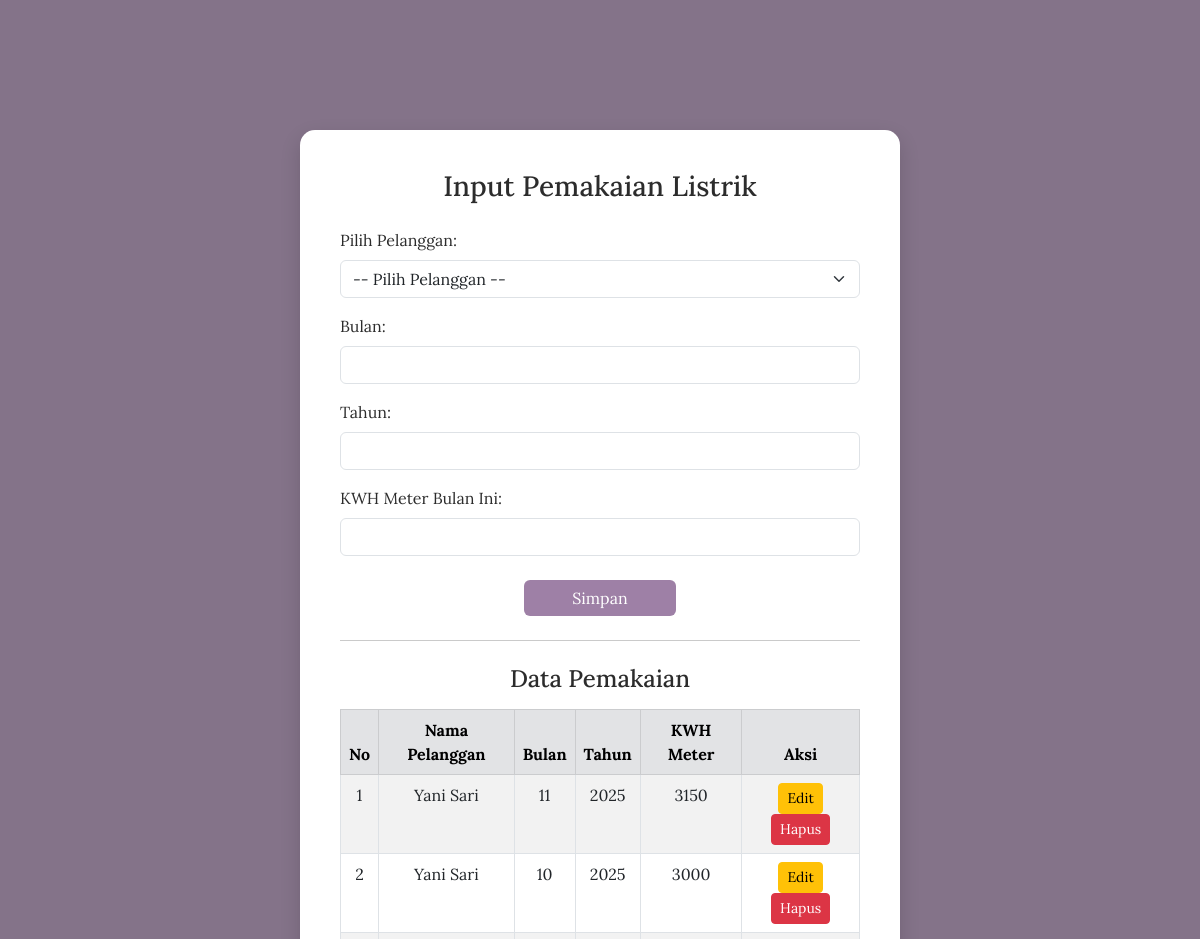
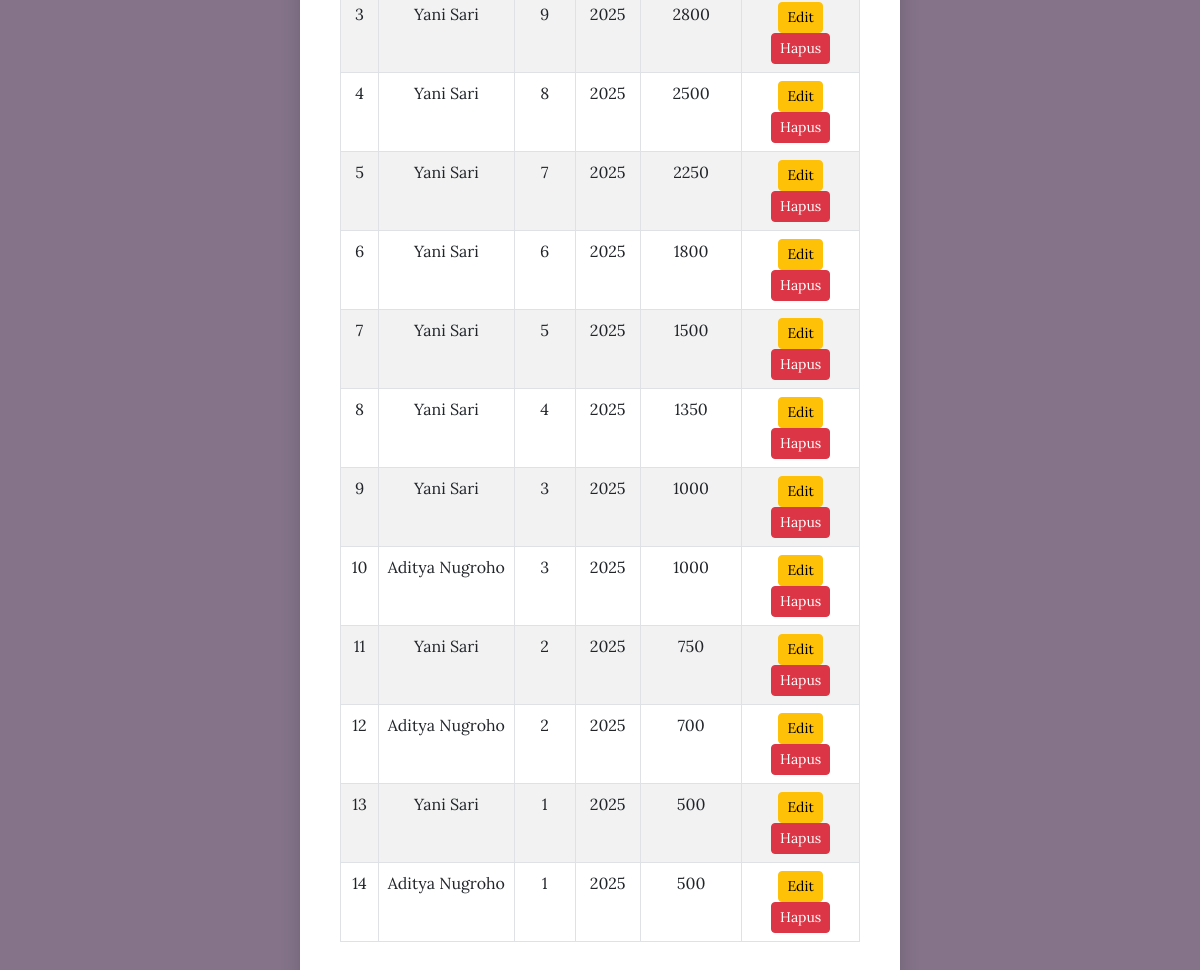
/input_penggunaan.php (signed in), run on the app's committed database (2 pictures, top to bottom).
### tables this page shows
CREATE TABLE `penggunaan` (
  `id_penggunaan` int(11) NOT NULL,
  `id_pelanggan` int(11) DEFAULT NULL,
  `bulan` int(11) DEFAULT NULL,
  `tahun` int(11) DEFAULT NULL,
  `kwh_meter` int(11) DEFAULT NULL
);

CREATE TABLE `pelanggan` (
  `id_pelanggan` int(11) NOT NULL,
  `nama_pelanggan` varchar(100) DEFAULT NULL,
  `alamat` varchar(100) DEFAULT NULL,
  `daya` int(11) DEFAULT NULL,
  `id_user` int(11) DEFAULT NULL
);

### input_penggunaan.php (the view, shortened to what this page needs)
<?php
include "koneksi.php";
?>
<!DOCTYPE html>
<html lang="id">
<head>
    <link href="https://cdn.jsdelivr.net/npm/bootstrap@5.3.0/dist/css/bootstrap.min.css" rel="stylesheet">
</head>
<body>
    <div class="d-flex justify-content-center align-items-start min-vh-100" style="padding-top: 130px;">
        <div class="form-box">
            <h3 class="text-center mb-4">Input Pemakaian Listrik</h3>
            <form method="post" action="">
                <div class="mb-3">
                    <label class="form-label">Pilih Pelanggan:</label>
                    <select class="form-select" name="id_pelanggan" required>
                        <option value="" disabled selected>-- Pilih Pelanggan --</option>
                    </select>
                </div>
                <div class="mb-3">
                    <label class="form-label">Bulan:</label>
                    <input type="number" name="bulan" min="1" max="12" class="form-control" required>
                </div>
                <div class="mb-3">
                    <label class="form-label">Tahun:</label>
                    <input type="number" name="tahun" class="form-control" required>
                </div>
                <div class="mb-4">
                    <label class="form-label">KWH Meter Bulan Ini:</label>
                    <input type="number" name="kwh_meter" class="form-control" required>
                </div>
                <div class="text-center">
                    <button type="submit" name="simpan" class="btn btn-custom px-5">Simpan</button>
                </div>
            </form>
            <hr class="my-4">
            <h4 class="text-center mb-3">Data Pemakaian</h4>
            <div class="table-responsive">
                <table class="table table-bordered table-striped table-hover bg-white text-dark">
                    <thead>
                        <tr class="table-secondary text-center">
                            <th>No</th>
                            <th>Nama Pelanggan</th>
                            <th>Bulan</th>
                            <th>Tahun</th>
                            <th>KWH Meter</th>
                            <th>Aksi</th>
                        </tr>
                    </thead>
                    <tbody>
                        <?php
                        $no = 1;
                        $query = mysqli_query($koneksi, "SELECT penggunaan.*, pelanggan.nama_pelanggan
                            FROM penggunaan
                            JOIN pelanggan ON penggunaan.id_pelanggan = pelanggan.id_pelanggan
                            ORDER BY tahun DESC, bulan DESC");
                        while ($data = mysqli_fetch_assoc($query)) {
                            echo "<tr class='text-center'>
                                    <td>{$no}</td>
                                    <td>{$data['nama_pelanggan']}</td>
                                    <td>{$data['bulan']}</td>
                                    <td>{$data['tahun']}</td>
                                    <td>{$data['kwh_meter']}</td>
                                    <td>
                                        <a href='edit_penggunaan.php?id={$data['id_penggunaan']}' class='btn btn-sm btn-warning'>Edit</a>
                                        <a href='hapus_penggunaan.php?id={$data['id_penggunaan']}' class='btn btn-sm btn-danger' onclick=\"return confirm('Yakin hapus data ini?')\">Hapus</a>
                                    </td>
                                </tr>";
                            $no++;
                        }
                        ?>
                    </tbody>
                </table>
            </div>
        </div>
    </div>
</body>
</html>

### input_penggunaan.php (style rules this page uses)
body { font-family: 'Lora', serif; background-color: #847389; color: #fff; }
.form-box { background-color: #fff; color: #2c2c2c; border-radius: 15px; padding: 40px; box-shadow: 0 8px 20px rgba(0, 0, 0, 0.15); width: 100%; max-width: 600px; }
.btn-custom { background-color: #9e80a6; color: #fff; border: none; }

### data on the page
penggunaan: id_pelanggan.nama_pelanggan "Yani Sari", bulan "11", tahun "2025", kwh_meter "3150"
penggunaan: id_pelanggan.nama_pelanggan "Yani Sari", bulan "10", tahun "2025", kwh_meter "3000"
penggunaan: id_pelanggan.nama_pelanggan "Yani Sari", bulan "9", tahun "2025", kwh_meter "2800"
penggunaan: id_pelanggan.nama_pelanggan "Yani Sari", bulan "8", tahun "2025", kwh_meter "2500"
penggunaan: id_pelanggan.nama_pelanggan "Yani Sari", bulan "7", tahun "2025", kwh_meter "2250"
penggunaan: id_pelanggan.nama_pelanggan "Yani Sari", bulan "6", tahun "2025", kwh_meter "1800"
penggunaan: id_pelanggan.nama_pelanggan "Yani Sari", bulan "5", tahun "2025", kwh_meter "1500"
penggunaan: id_pelanggan.nama_pelanggan "Yani Sari", bulan "4", tahun "2025", kwh_meter "1350"
penggunaan: id_pelanggan.nama_pelanggan "Yani Sari", bulan "3", tahun "2025", kwh_meter "1000"
penggunaan: id_pelanggan.nama_pelanggan "Aditya Nugroho", bulan "3", tahun "2025", kwh_meter "1000"
penggunaan: id_pelanggan.nama_pelanggan "Yani Sari", bulan "2", tahun "2025", kwh_meter "750"
penggunaan: id_pelanggan.nama_pelanggan "Aditya Nugroho", bulan "2", tahun "2025", kwh_meter "700"
penggunaan: id_pelanggan.nama_pelanggan "Yani Sari", bulan "1", tahun "2025", kwh_meter "500"
penggunaan: id_pelanggan.nama_pelanggan "Aditya Nugroho", bulan "1", tahun "2025", kwh_meter "500"
